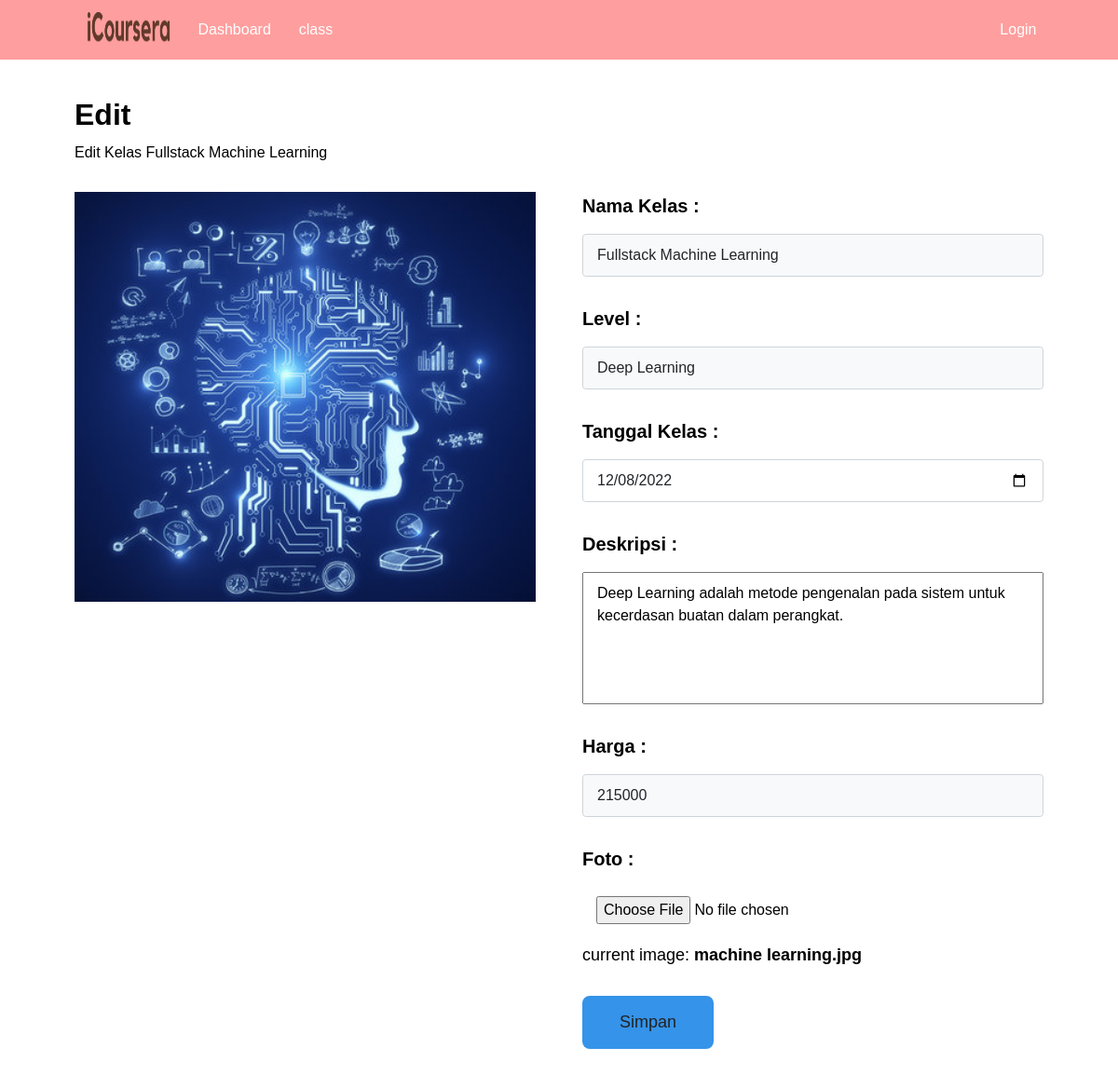
The app's page /index.php?page=edit&id=40 with its own data.
### tables this page shows
CREATE TABLE `daftar_mobil` (
  `id_mobil` int(255) NOT NULL,
  `nama_mobil` varchar(255) NOT NULL,
  `merk_mobil` varchar(255) NOT NULL,
  `tahun_produksi` date NOT NULL,
  `deskripsi` text NOT NULL,
  `harga_mobil` int(255) NOT NULL,
  `foto_mobil` varchar(255) NOT NULL
);

### pages/Edit.php (the view, shortened to what this page needs)
<section class="edit form-section">
    <?php
        include 'config/connector.php';
        $id = $_GET['id'];
        $result = mysqli_query($connection, "SELECT * FROM daftar_mobil WHERE id_mobil=$id");
        $data = mysqli_fetch_assoc($result);
    ?>
    <div class="edit__header">
        <h1 class="edit__title form-title">Edit</h1>
        <p class="edit__desc form-desc">Edit Kelas <?= $data['nama_mobil'] ?></p>
    </div>
    <div class="edit__container">
    <img src="asset/<?= $data['foto_mobil'] ?>" alt="" class="edit__img">
        <form action="config/edit.php" method="POST" enctype="multipart/form-data" class="edit__form form-rent">
            <div class="mb-4">
                <label for="nama_mobil" class="form-label">Nama Kelas :</label>
                <input type="text" name="nama_mobil" class="form-control bg-light" id="nama_mobil" value="<?= $data['nama_mobil'] ?>" >
            </div>
            <div class="mb-4">
                <label for="merk" class="form-label">Level :</label>
                <input type="text" name="merk" class="form-control bg-light" id="merk" value="<?= $data['merk_mobil'] ?>">
            </div>
            <div class="mb-4">
                <label for="thn_produksi" class="form-label">Tanggal Kelas :</label>
                <input type="date" name="thn_produksi" class="form-control" id="date" value="<?= $data['tahun_produksi']?>">
            </div>
            <div class="mb-4">
                <label for="deskripsi" class="form-label">Deskripsi :</label>
                <textarea id="deskripsi" name="deskripsi" rows="5" cols="30" value="" placeholder="Masukkan deskripsi mobil.."><?= $data['deskripsi'] ?></textarea>
            </div>
            <div class="mb-4">
                <label for="harga" class="form-label">Harga :</label>
                <input type="number" min="1" step="any" name="harga" class="form-control bg-light" id="harga" value="<?= $data['harga_mobil'] ?>">
            </div>
            <div class="mb-4">
                <label for="gambar" class="form-label">Foto :</label>
                <input type="file" name="gambar" id="gambar" accept="image/*">
                <p class='form-img-detail'>current image: <span><?= $data['foto_mobil'] ?></span></p>
            </div>
            <input type="submit" class="form-rent-btn btn-primary" name="ubah" value="Simpan">
        </form>
    </div>
</section>

### style/style.css (style rules this page uses)
*, *::before, *::after { margin: 0; padding: 0; box-sizing: border-box; }
html { box-sizing: border-box; font-size: 62.5%; scroll-behavior: smooth; }
h1, h2, h3, p { margin-bottom: 0 !important; }
body { font-family: 'Poppins', sans-serif; font-weight: 400; color: #000; background-color: F9F9F9; }
.form-section { display: grid; grid-template-columns: 1fr; grid-auto-rows: min-content; grid-gap: 3rem; padding: 4rem 8rem; }
.form-title { font-size: 3.2rem; font-weight: 700; }
.form-desc { font-size: 1.6rem; font-weight: 400; color: #000; margin-top: 1rem; }
.form-rent { display: grid; grid-template-columns: 1fr; grid-auto-rows: min-content; grid-gap: 1.5rem; width: 70%; }
.form-rent > div { display: grid; grid-template-columns: 1fr; grid-auto-rows: min-content; grid-gap: 1rem; }
.form-rent label { font-size: 2rem; font-weight: 600; }
.form-rent :where(input, textarea) { padding: 1rem 1.5rem; font-size: 1.6rem; font-weight: 400; }
.form-rent textarea { resize: none; }
.form-rent .form-img-detail { font-size: 1.8rem; font-weight: 300; }
.form-rent .form-img-detail span { font-weight: 600; }
.form-rent-btn { justify-self: start; text-decoration: none; outline: none; border: none; padding: 1.5rem 4rem; color: #222; background-color: #3593E9; border-radius: 8px; font-size: 1.8rem; font-weight: 500; }
.detail__container, .edit__container, .dokumen__container { display: grid; grid-template-columns: repeat(2, 1fr); grid-auto-rows: min-content; grid-gap: 5rem; }
.detail__img, .edit__img { width: 100%; object-fit: cover; position: sticky; top: 10rem; }
.detail__form, .edit__form, .dokumen__form { width: 100%; }

### records on screen
daftar_mobil: nama_mobil "Fullstack Machine Learning", foto_mobil (picture), merk "Deep Learning", thn_produksi "12/08/2022", deskripsi "Deep Learning adalah metode pengenalan pada sistem untuk kecerdasan buatan dalam perangkat.", harga "215000", foto_mobil "machine learning.jpg"
